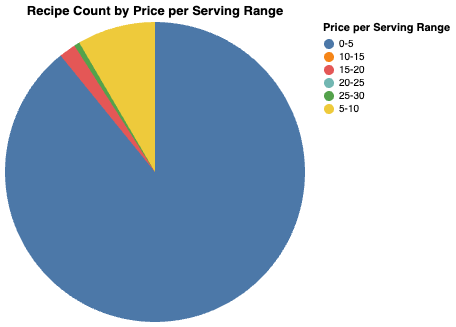

The script that saved this image:
import sqlite3
import os
import pandas as pd
import altair as alt

dir_path = os.path.dirname(os.path.realpath(__file__))
db_path = os.path.join(dir_path, "recipes.db")

def fetch_price_per_serving():
    conn = sqlite3.connect(db_path)
    cur = conn.cursor()
    cur.execute("SELECT price_per_serving FROM FullRecipeInfo")
    prices = [row[0] for row in cur.fetchall()]
    conn.close()
    return prices

def bucket_price_per_serving(prices):
    bins = [0, 5, 10, 15, 20, 25, 30]
    labels = ['0-5', '5-10', '10-15', '15-20', '20-25', '25-30']
    df = pd.DataFrame({'price_per_serving': prices})
    df['range'] = pd.cut(df['price_per_serving'], bins=bins, labels=labels, right=False)
    return df.groupby('range').size().reset_index(name='count')

def plot_price_per_serving_pie(df):
    chart = alt.Chart(df).mark_arc().encode(
        theta='count:Q',
        color=alt.Color('range:N', title='Price per Serving Range'),
        tooltip=['range:N', 'count:Q']
    ).properties(
        title='Recipe Count by Price per Serving Range'
    )

    output_path = os.path.join(dir_path, "vis4.html")
    chart.save(output_path)

def main():
    prices = fetch_price_per_serving()
    df = bucket_price_per_serving(prices)
    plot_price_per_serving_pie(df)

if __name__ == "__main__":
    main()
